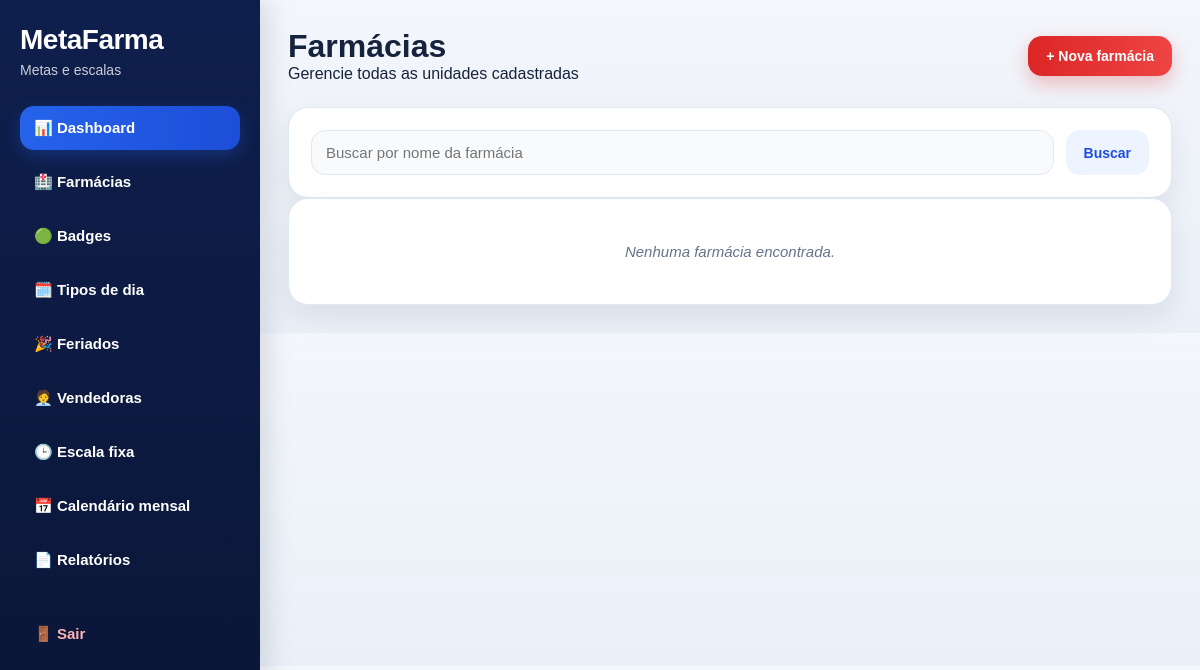
/farmacias/ (signed in), run on an earlier commit of the app's database.
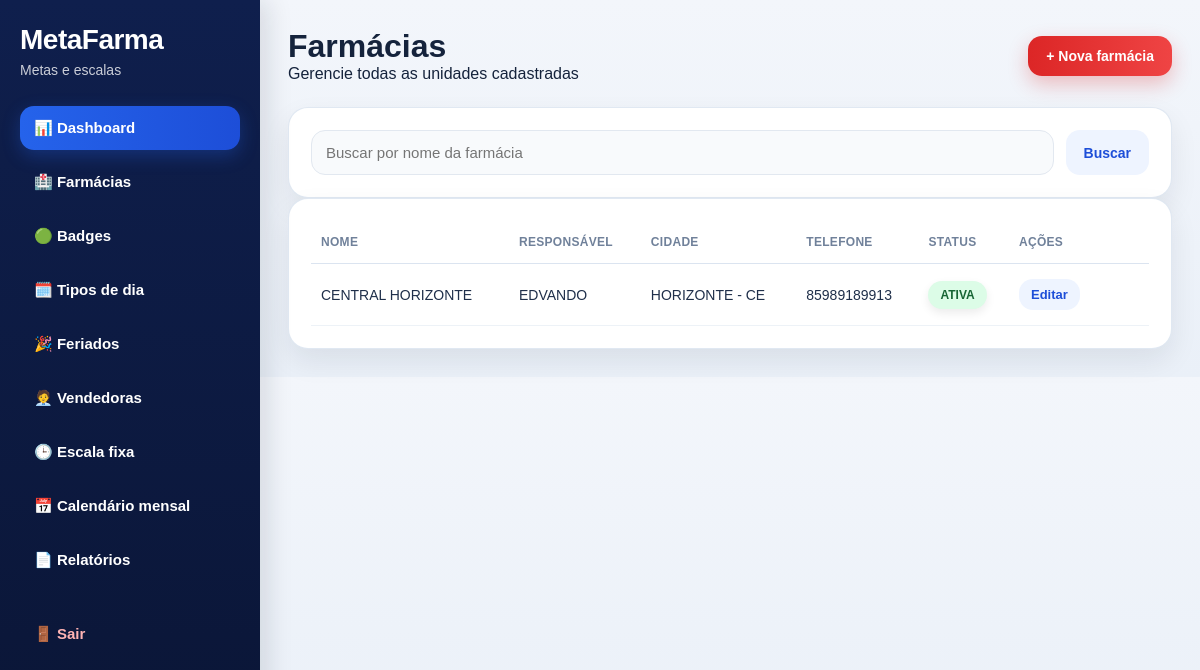
And on a later commit of the database.
### app/models.py (models this page shows, shortened)
class Farmacia(db.Model):
    __tablename__ = "farmacias"
    id = db.Column(db.Integer, primary_key=True)
    nome = db.Column(db.String(150), nullable=False)
    responsavel = db.Column(db.String(150), nullable=True)
    cidade = db.Column(db.String(100), nullable=True)
    telefone = db.Column(db.String(30), nullable=True)
    status = db.Column(db.String(20), default="ativa")
    observacao = db.Column(db.String(255), nullable=True)
    criado_em = db.Column(db.DateTime, default=agora_brasil)
    metas = db.relationship("Meta", backref="farmacia", lazy=True, cascade="all, delete-orphan")
    equipes = db.relationship("Equipe", backref="farmacia", lazy=True, cascade="all, delete-orphan")
    vendedoras = db.relationship("Vendedora", backref="farmacia", lazy=True, cascade="all, delete-orphan")
    configuracoes_dia = db.relationship("ConfiguracaoDia", backref="farmacia", lazy=True, cascade="all, delete-orphan")
    escalas_vendedoras = db.relationship("EscalaVendedora", backref="farmacia", lazy=True, cascade="all, delete-orphan")
    calendarios_vendedoras = db.relationship("CalendarioVendedora", backref="farmacia", lazy=True, cascade="all, delete-orphan")
    feriados = db.relationship("Feriado", backref="farmacia", lazy=True, cascade="all, delete-orphan")

### app/routes/farmacias.py (the view)
@farmacias_bp.route("/")
@login_required
def listar():
    busca = request.args.get("busca", "").strip()
    query = Farmacia.query
    if busca:
        query = query.filter(Farmacia.nome.ilike(f"%{busca}%"))
    farmacias = query.order_by(Farmacia.nome.asc()).all()
    return render_template("farmacias/listar.html", farmacias=farmacias, busca=busca)

### app/templates/farmacias/listar.html (shortened to what this page needs)
{% extends "base.html" %}
{% block content %}
<div class="page-header">
    <div>
        <h1>Farmácias</h1>
        <p>Gerencie todas as unidades cadastradas</p>
    </div>
    <a href="{{ url_for('farmacias.nova') }}" class="btn btn-primary">+ Nova farmácia</a>
</div>
<div class="card">
    <form method="GET" class="filter-bar">
        <input type="text" name="busca" value="{{ busca }}" placeholder="Buscar por nome da farmácia">
        <button type="submit" class="btn btn-secondary">Buscar</button>
    </form>
</div>
<div class="card">
    {% if farmacias %}
    <div class="table-responsive">
        <table>
            <thead>
                <tr>
                    <th>Nome</th>
                    <th>Responsável</th>
                    <th>Cidade</th>
                    <th>Telefone</th>
                    <th>Status</th>
                    <th width="140">Ações</th>
                </tr>
            </thead>
            <tbody>
                {% for farmacia in farmacias %}
                <tr>
                    <td>{{ farmacia.nome }}</td>
                    <td>{{ farmacia.responsavel or "-" }}</td>
                    <td>{{ farmacia.cidade or "-" }}</td>
                    <td>{{ farmacia.telefone or "-" }}</td>
                    <td>
                        <span class="badge {% if farmacia.status == 'ativa' %}badge-success{% else %}badge-danger{% endif %}">
                            {{ farmacia.status }}
                        </span>
                    </td>
                    <td>
                        <a href="{{ url_for('farmacias.editar', farmacia_id=farmacia.id) }}" class="btn btn-small btn-secondary">Editar</a>
                    </td>
                </tr>
                {% endfor %}
            </tbody>
        </table>
    </div>
    {% else %}
        <p class="empty-state">Nenhuma farmácia encontrada.</p>
    {% endif %}
</div>
{% endblock %}

What changed in the data, as far as the page shows it:
added Farmacia: nome "CENTRAL HORIZONTE", responsavel "EDVANDO", cidade "HORIZONTE - CE", telefone "85989189913", status "ATIVA"
Also different on the page:
text no longer shown: "Nenhuma farmácia encontrada."
text now shown: "NOME RESPONSÁVEL CIDADE TELEFONE STATUS AÇÕES"
